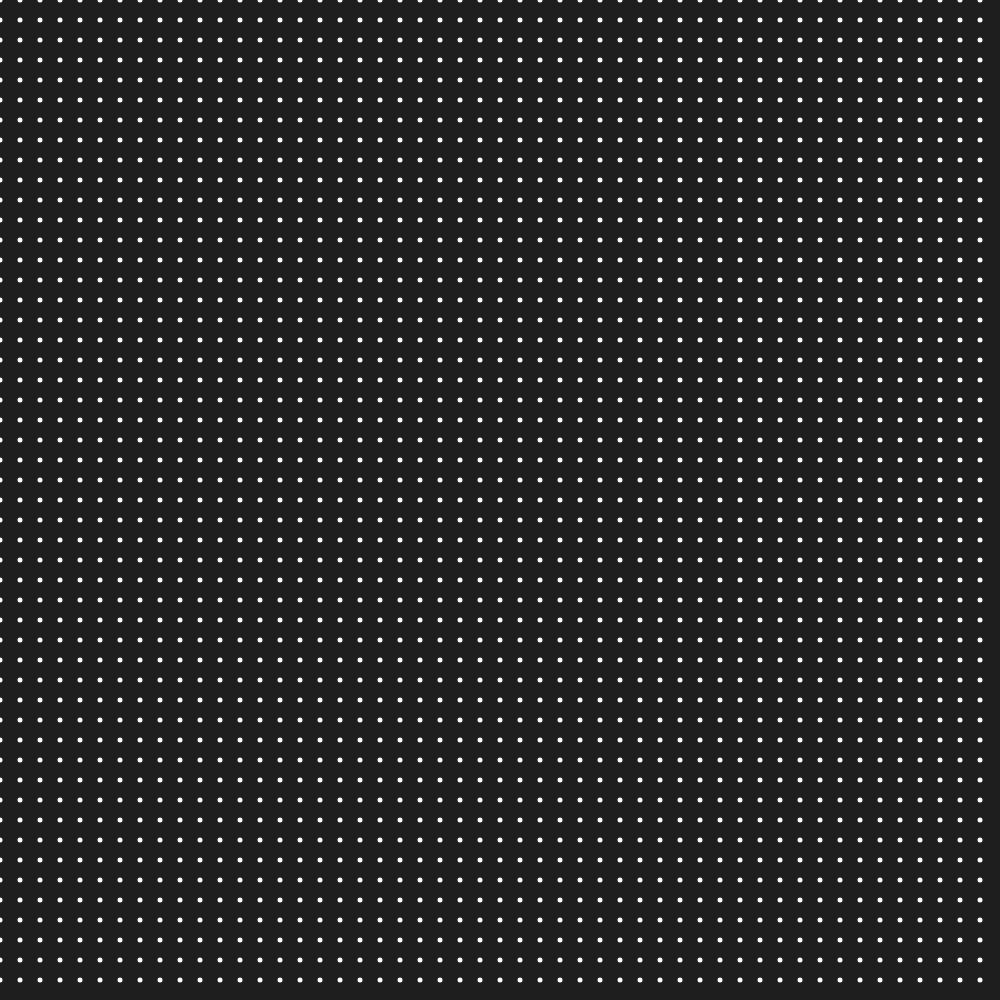
Frame 1 (no input)
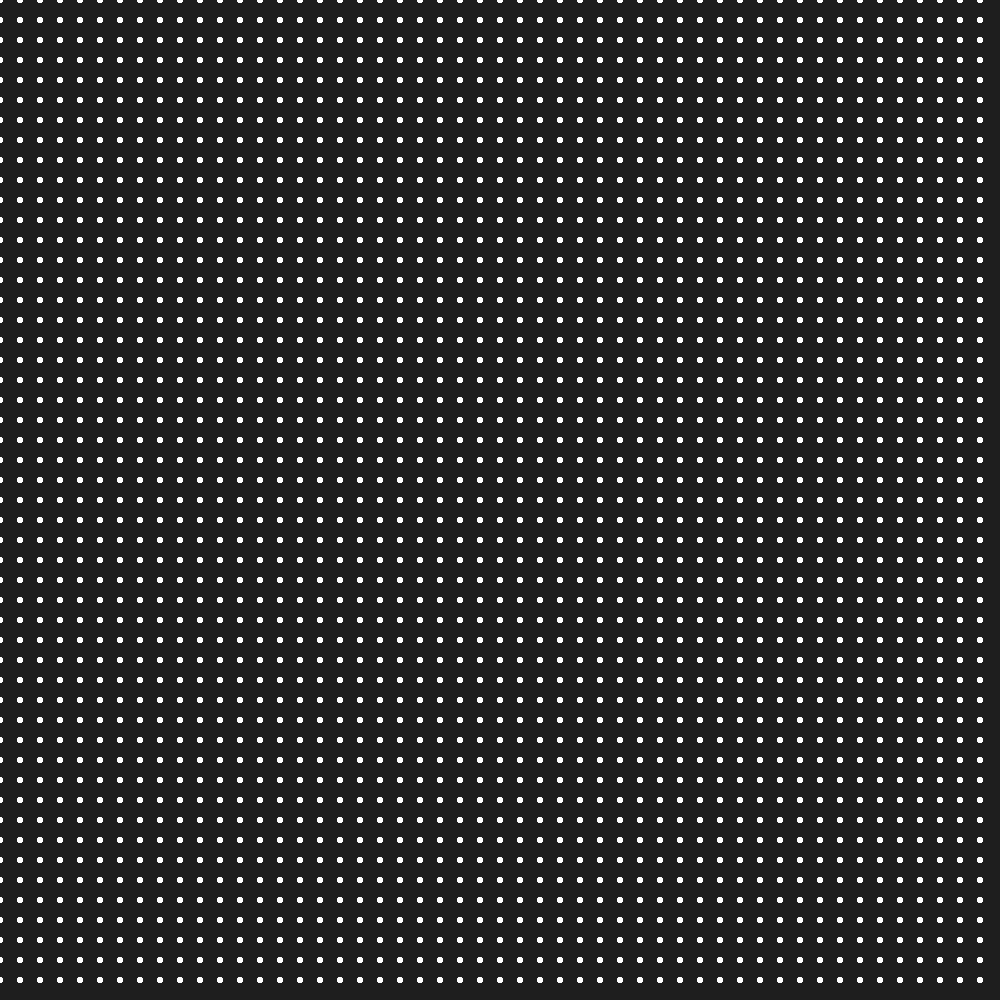
Frame 60 (no input)
Frame 120 (the mouse pressed at the canvas centre since frame 60): identical to frame 60, image omitted

The p5.js sketch that drew these frames (run headless with seeded random() and noise() and a simulated clock; from frame 60 on, the mouse is pressed at the canvas centre):

// p5.js sketch
// ── sketch.js
var points = []

function setup() {
  createCanvas(1000,1000)
  background(30)

  var density = 50
  var space = width / density

  for (var x = 0; x < width; x += space) {
    for (var y = 0; y < height; y += space) {
      var p = createVector(x,y)
      points.push(p)
    }
  }
}

function draw(){
  noStroke()
  fill(255)

  for (var i = 0; i < points.length; i++) {
    var angle = map(noise)

    ellipse(points[i].x,points[i].y,5)
  }
}
